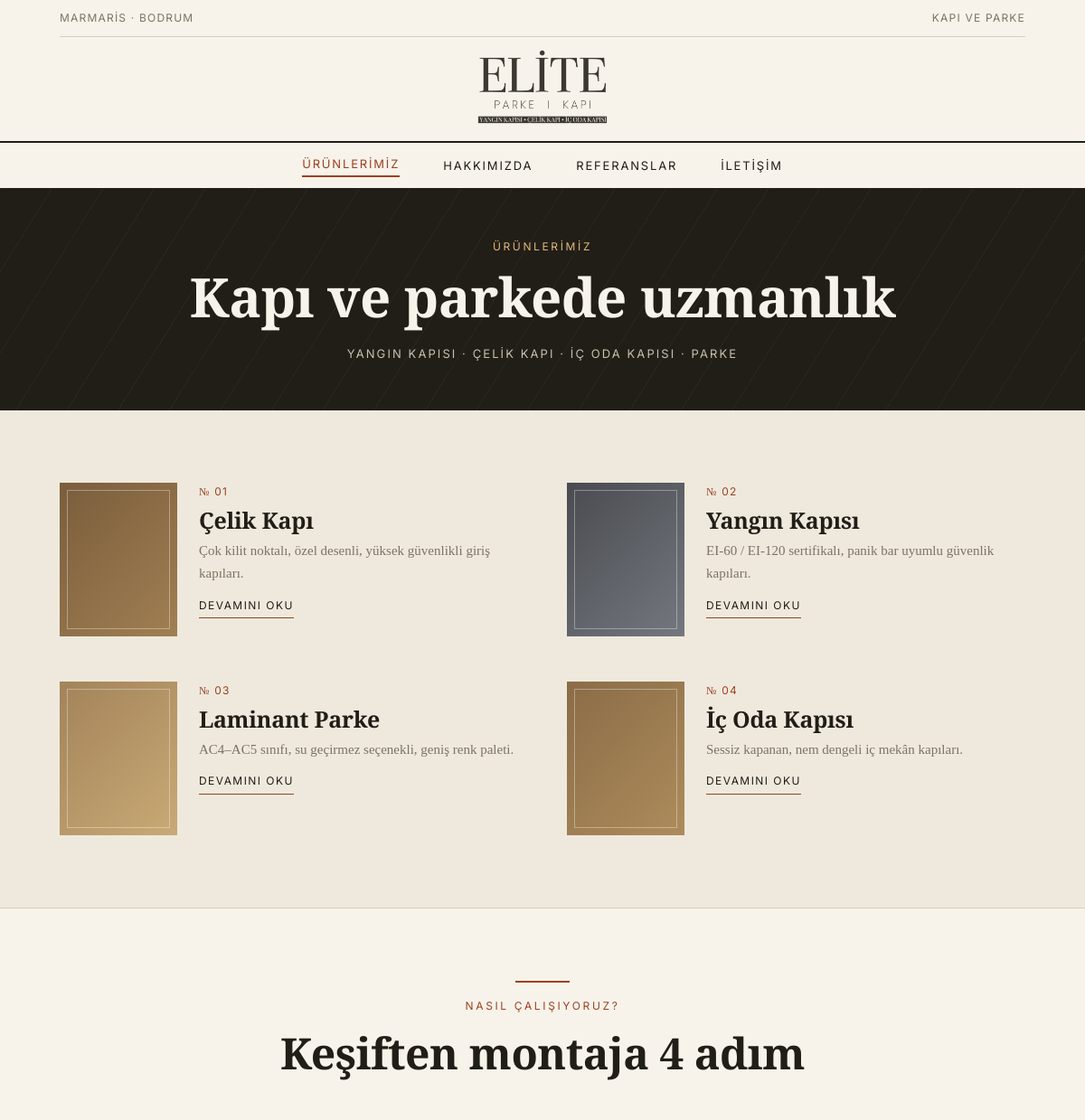
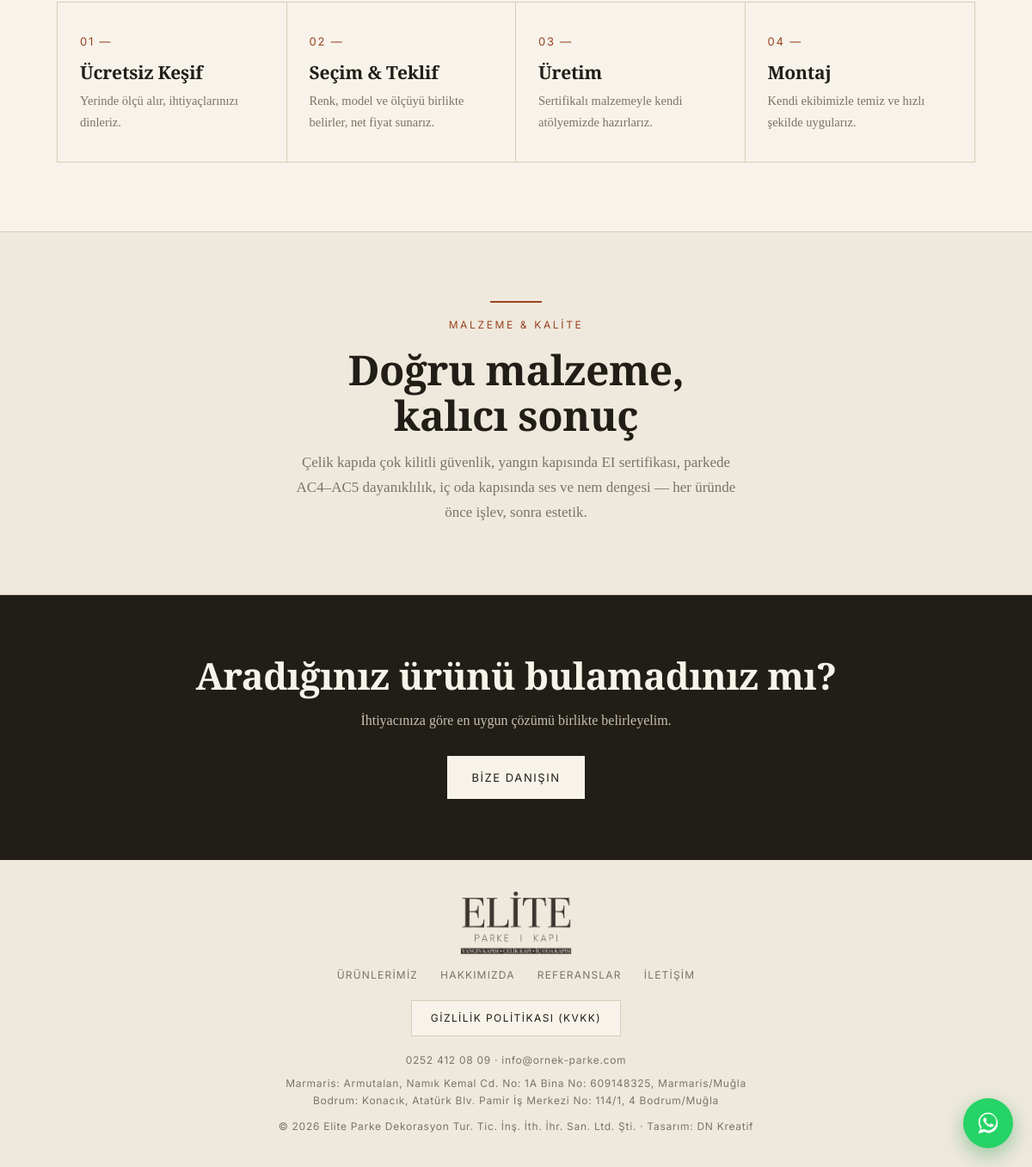
The page /urunler on the database its author committed (2 pictures, top to bottom).
### tables this page shows
CREATE TABLE IF NOT EXISTS urunler (
  id       INT AUTO_INCREMENT PRIMARY KEY,
  no       VARCHAR(10)  DEFAULT '',
  baslik   VARCHAR(150) NOT NULL,
  sinif    VARCHAR(5)   DEFAULT 'a1',
  gorsel   VARCHAR(200) DEFAULT '',
  aciklama TEXT,
  sira     INT DEFAULT 0
);

### config.php (called while the page is built, shortened)
<?php
require_once __DIR__ . '/store.php';
$SITE = store_load();
$MENU = [
    ['key' => 'urunler',     'baslik' => 'Ürünlerimiz'],
    ['key' => 'hakkimizda',  'baslik' => 'Hakkımızda'],
    ['key' => 'referanslar', 'baslik' => 'Referanslar'],
    ['key' => 'iletisim',    'baslik' => 'İletişim'],
];
$URUNLER     = $SITE['urunler'];
if (!function_exists('e')) {
    function e($s){ return htmlspecialchars($s ?? '', ENT_QUOTES, 'UTF-8'); }
}
if (!function_exists('slugla')) {
    function slugla($s){
        $tr = ['ç','Ç','ş','Ş','ı','İ','ğ','Ğ','ü','Ü','ö','Ö'];
        $en = ['c','c','s','s','i','i','g','g','u','u','o','o'];
        $s = str_replace($tr, $en, $s);
        $s = mb_strtolower($s, 'UTF-8');
        $s = preg_replace('/[^a-z0-9]+/', '-', $s);
        return trim($s, '-');
    }
}

### store.php (called while the page is built, shortened)
<?php
function store_ayar_varsayilan(): array {
    return [
        'site_ad'   => 'Elite Parke',
        'firma_tam' => 'Elite Parke Dekorasyon Tur. Tic. İnş. İth. İhr. San. Ltd. Şti.',
        'tagline'   => 'Yangın Kapısı · Çelik Kapı · İç Oda Kapısı',
        'telefon'   => '0252 412 08 09',
        'whatsapp'  => '',
        'email'     => 'info@ornek-parke.com',
        'adres'     => 'Armutalan, Namık Kemal Cd. No: 1A Bina No: 609148325, Marmaris/Muğla',
        'adres2'    => 'Konacık, Atatürk Blv. Pamir İş Merkezi No: 114/1, 4 Bodrum/Muğla',
        'calisma'   => 'Pzt–Cmt 09:00–18:00',
        'gizlilik_tarih' => '1 Eylül 2026',
        'gizlilik'  => gizlilik_varsayilan(),
    ];
}
function store_load(): array {
    $pdo = db();
    $ayarlar = store_ayar_varsayilan();
    foreach ($pdo->query("SELECT anahtar, deger FROM ayarlar") as $r) {
        $ayarlar[$r['anahtar']] = $r['deger'];
    }
    $urunler     = $pdo->query("SELECT no, baslik, sinif, gorsel, aciklama FROM urunler ORDER BY sira, id")->fetchAll();
    $referanslar = $pdo->query("SELECT yorum, ad, yer FROM referanslar ORDER BY sira, id")->fetchAll();
    return ['ayarlar' => $ayarlar, 'urunler' => $urunler, 'referanslar' => $referanslar];
}

### pages/urunler.php (the view, shortened to what this page needs)
<div class="ph ph-dark">
  <div class="wrap">
    <div class="label">Ürünlerimiz</div>
    <h1>Kapı ve parkede uzmanlık</h1>
    <div class="alt">Yangın Kapısı · Çelik Kapı · İç Oda Kapısı · Parke</div>
  </div>
</div>
<section style="border-top:none">
  <div class="wrap">
    <div class="articles">
      <?php foreach ($URUNLER as $u): ?>
        <a class="art" href="urun/<?= e(slugla($u['baslik'])) ?>">
          <div class="thumb <?= e($u['sinif']) ?>">
          </div>
          <div>
            <div class="num">№ <?= e($u['no']) ?></div>
            <h3><?= e($u['baslik']) ?></h3>
            <p><?= e($u['aciklama']) ?></p>
            <span class="read">Devamını oku</span>
          </div>
        </a>
      <?php endforeach; ?>
    </div>
  </div>
</section>
<section class="section-paper">
  <div class="wrap">
    <div class="sec-head">
      <div class="rule"></div>
      <div class="label">Nasıl çalışıyoruz?</div>
      <h2>Keşiften montaja 4 adım</h2>
    </div>
    <div class="adimlar">
      <div class="adim"><div class="n">01 —</div><h3>Ücretsiz Keşif</h3><p>Yerinde ölçü alır, ihtiyaçlarınızı dinleriz.</p></div>
      <div class="adim"><div class="n">02 —</div><h3>Seçim & Teklif</h3><p>Renk, model ve ölçüyü birlikte belirler, net fiyat sunarız.</p></div>
      <div class="adim"><div class="n">03 —</div><h3>Üretim</h3><p>Sertifikalı malzemeyle kendi atölyemizde hazırlarız.</p></div>
      <div class="adim"><div class="n">04 —</div><h3>Montaj</h3><p>Kendi ekibimizle temiz ve hızlı şekilde uygularız.</p></div>
    </div>
  </div>
</section>
<section>
  <div class="wrap sec-head" style="margin-bottom:0">
    <div class="rule"></div>
    <div class="label">Malzeme & Kalite</div>
    <h2>Doğru malzeme, kalıcı sonuç</h2>
    <p>Çelik kapıda çok kilitli güvenlik, yangın kapısında EI sertifikası, parkede AC4–AC5 dayanıklılık, iç oda kapısında ses ve nem dengesi — her üründe önce işlev, sonra estetik.</p>
  </div>
</section>
<section class="cta-serit">
  <div class="wrap">
    <h2>Aradığınız ürünü bulamadınız mı?</h2>
    <p>İhtiyacınıza göre en uygun çözümü birlikte belirleyelim.</p>
    <a class="btn-ana" href="iletisim">Bize Danışın</a>
  </div>
</section>

### partials/header.php (shortened to what this page needs)
<!DOCTYPE html>
<html lang="tr">
<head>
  <link href="assets/css/style.css?v=<?= @filemtime(__DIR__.'/../assets/css/style.css') ?>" rel="stylesheet">
</head>
<body>
<div class="masthead">
  <div class="wrap">
    <div class="mt-top">
      <span>Marmaris · Bodrum</span>
      <span>Kapı ve Parke</span>
    </div>
    <div class="mt-main">
      <a class="logo" href="./">
        <img src="assets/img/logo.png?v=<?= @filemtime(__DIR__.'/../assets/img/logo.png') ?>" alt="<?= e(SITE_AD) ?> — Yangın Kapısı · Çelik Kapı · İç Oda Kapısı">
      </a>
    </div>
  </div>
</div>
<nav class="menu">
  <div class="wrap">
    <?php foreach ($MENU as $m): ?>
      <a class="<?= (($sayfa ?? '') === $m['key']) ? 'aktif' : '' ?>" href="<?= e($m['key']) ?>"><?= e($m['baslik']) ?></a>
    <?php endforeach; ?>
  </div>
</nav>

### index.php (shortened to what this page needs)
<?php
require_once __DIR__ . '/config.php';
$sayfa = $_GET['sayfa'] ?? 'anasayfa';
$rotalar = [
    'anasayfa'    => 'anasayfa.php',
    'urunler'     => 'urunler.php',
    'urun'        => 'urun.php',
    'hakkimizda'  => 'hakkimizda.php',
    'referanslar' => 'referanslar.php',
    'iletisim'    => 'iletisim.php',
    'gizlilik'    => 'gizlilik.php',
];
$bulunamadi = false;
require_once __DIR__ . '/partials/header.php';
if ($bulunamadi) {
    require __DIR__ . '/pages/404.php';
} else {
    require __DIR__ . '/pages/' . $rotalar[$sayfa];
}
require_once __DIR__ . '/partials/footer.php';

### partials/footer.php (shortened to what this page needs)
<footer>
  <div class="wrap">
    <a class="logo" href="./">
      <img src="assets/img/logo.png?v=<?= @filemtime(__DIR__.'/../assets/img/logo.png') ?>" alt="<?= e(SITE_AD) ?>">
    </a>
    <div class="fnav">
      <?php foreach ($MENU as $m): ?>
        <a href="<?= e($m['key']) ?>"><?= e($m['baslik']) ?></a>
      <?php endforeach; ?>
    </div>
    <div style="margin:4px 0 18px"><a class="yasal-link" href="gizlilik">Gizlilik Politikası (KVKK)</a></div>
    <div><?= e(TELEFON) ?> · <?= e(EMAIL) ?></div>
    <div style="margin-top:6px">Marmaris: <?= e(ADRES) ?></div>
    <?php if (ADRES2): ?><div>Bodrum: <?= e(ADRES2) ?></div><?php endif; ?>
    <div style="margin-top:10px">© <?= e(YIL) ?> <?= e(FIRMA_TAM) ?> · Tasarım: DN Kreatif</div>
  </div>
</footer>
<a class="wa-float" href="<?= e(WA_LINK) ?>" target="_blank" rel="noopener" aria-label="WhatsApp ile yazın">
</a>
</body>
</html>

### rows shown on the page
urunler: no "01", baslik "Çelik Kapı", aciklama "Çok kilit noktalı, özel desenli, yüksek güvenlikli giriş kapıları."
urunler: no "02", baslik "Yangın Kapısı", aciklama "EI-60 / EI-120 sertifikalı, panik bar uyumlu güvenlik kapıları."
urunler: no "03", baslik "Laminant Parke", aciklama "AC4–AC5 sınıfı, su geçirmez seçenekli, geniş renk paleti."
urunler: no "04", baslik "İç Oda Kapısı", aciklama "Sessiz kapanan, nem dengeli iç mekân kapıları."

### other values the page prints
$m['baslik'] "ÜRÜNLERIMIZ"
$m['baslik'] "HAKKIMIZDA"
$m['baslik'] "REFERANSLAR"
$m['baslik'] "İLETIŞIM"
TELEFON "0252 412 08 09"
EMAIL "info@ornek-parke.com"
ADRES "Armutalan, Namık Kemal Cd. No: 1A Bina No: 609148325, Marmaris/Muğla"
ADRES2 "Konacık, Atatürk Blv. Pamir İş Merkezi No: 114/1, 4 Bodrum/Muğla"
YIL "2026"
FIRMA_TAM "Elite Parke Dekorasyon Tur. Tic. İnş. İth. İhr. San. Ltd. Şti."
